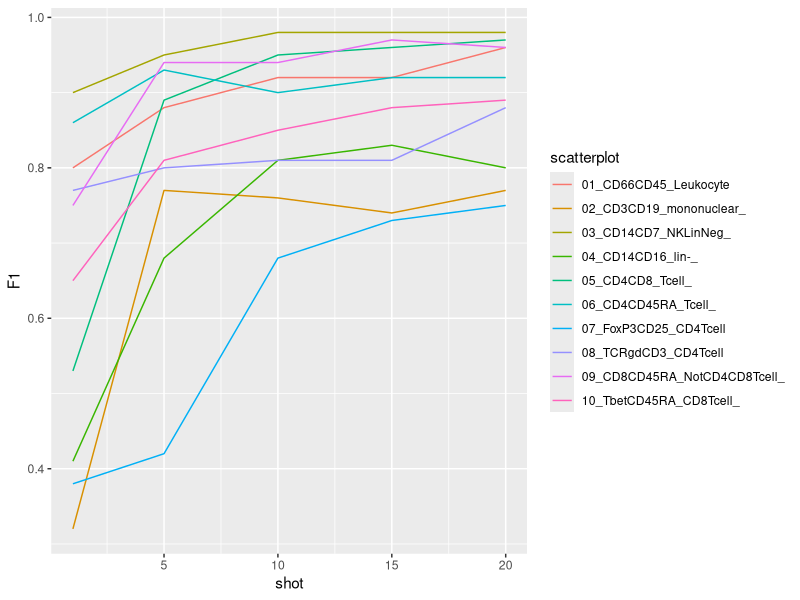

The R source for this figure:
avgF1 <- c(.92,.76,.98,.81,.95,.90,.68,.81,.94,.85)
scat=c("01_CD66CD45_Leukocyte", "02_CD3CD19_mononuclear_", "03_CD14CD7_NKLinNeg_", "04_CD14CD16_lin-_", "05_CD4CD8_Tcell_", "06_CD4CD45RA_Tcell_", "07_FoxP3CD25_CD4Tcell", "08_TCRgdCD3_CD4Tcell", "09_CD8CD45RA_NotCD4CD8Tcell_", "10_TbetCD45RA_CD8Tcell_")

shots <- data.frame(
    F1=c(c(.80,.32,.90,.41,.53,.86,.38,.77,.75,.65), 
         c(.88,.77,.95,.68,.89,.93,.42,.80,.94,.81), avgF1, 
         c(.92,.74,.98,.83,.96,.92,.73,.81,.97,.88),
         c(.96,.77,.98,.80,.97,.92,.75,.88,.96,.89)),
    scatterplot=rep(scat,5),
    shot=c(rep(1,10), rep(5,10), rep(10,10), rep(15,10), rep(20,10))
)

baseline <- data.frame(
    F1=  c(.97,.71,.97,.84,.98,.94,.73,.80,.95,.80),
    scatterplot=scat
)

ggplot2::ggplot(shots, ggplot2::aes(x=shot, y=F1)) +
    ggplot2::geom_line(ggplot2::aes(colour=scatterplot))
